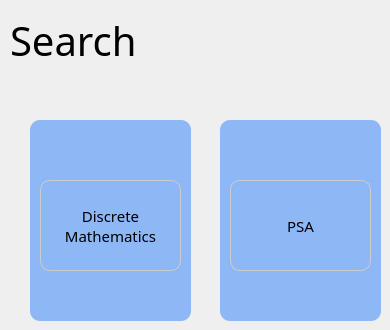
        <widget class="QWidget" name="Search_Page">
         <widget class="QLabel" name="label_7">
          <property name="geometry">
           <rect>
            <x>10</x>
            <y>10</y>
            <width>361</width>
            <height>61</height>
           </rect>
          </property>
          <property name="font">
           <font>
            <family>Myanmar Khyay</family>
            <pointsize>30</pointsize>
           </font>
          </property>
          <property name="text">
           <string>Search</string>
          </property>
         </widget>
         <widget class="QWidget" name="widget_5" native="true">
          <property name="geometry">
           <rect>
            <x>30</x>
            <y>120</y>
            <width>161</width>
            <height>201</height>
           </rect>
          </property>
          <property name="styleSheet">
           <string notr="true">background-color: #8DB7F5;
border-top-left-radius: 10px;          
border-bottom-left-radius: 10px;       
border-top-right-radius: 10px;         
border-bottom-right-radius: 10px;      

   </string>
          </property>
          <widget class="QPushButton" name="pushButton_4">
           <property name="geometry">
            <rect>
             <x>10</x>
             <y>60</y>
             <width>141</width>
             <height>91</height>
            </rect>
           </property>
           <property name="minimumSize">
            <size>
             <width>50</width>
             <height>50</height>
            </size>
           </property>
           <property name="maximumSize">
            <size>
             <width>10000</width>
             <height>10000</height>
            </size>
           </property>
           <property name="font">
            <font>
             <family>Myanmar Khyay</family>
             <pointsize>-1</pointsize>
            </font>
           </property>
           <property name="autoFillBackground">
            <bool>false</bool>
           </property>
           <property name="styleSheet">
            <string notr="true">QPushButton {
text:Hi;
    color: black;
    border: 1px solid #CCCCCC;
    padding: 10px;
    font-size: 15px;
    text-align: center; /* Center text */
}</string>
           </property>
           <property name="text">
            <string>Discrete  
Mathematics</string>
           </property>
          </widget>
         </widget>
         <widget class="QWidget" name="widget_6" native="true">
          <property name="geometry">
           <rect>
            <x>220</x>
            <y>120</y>
            <width>161</width>
            <height>201</height>
           </rect>
          </property>
          <property name="styleSheet">
           <string notr="true">background-color: #8DB7F5;
border-top-left-radius: 10px;          
border-bottom-left-radius: 10px;       
border-top-right-radius: 10px;         
border-bottom-right-radius: 10px;      

   </string>
          </property>
          <widget class="QPushButton" name="pushButton_5">
           <property name="geometry">
            <rect>
             <x>10</x>
             <y>60</y>
             <width>141</width>
             <height>91</height>
            </rect>
           </property>
           <property name="minimumSize">
            <size>
             <width>50</width>
             <height>50</height>
            </size>
           </property>
           <property name="maximumSize">
            <size>
             <width>10000</width>
             <height>10000</height>
            </size>
           </property>
           <property name="font">
            <font>
             <family>Myanmar Khyay</family>
             <pointsize>-1</pointsize>
            </font>
           </property>
           <property name="autoFillBackground">
            <bool>false</bool>
           </property>
           <property name="styleSheet">
            <string notr="true">QPushButton {
text:Hi;
    color: black;
    border: 1px solid #CCCCCC;
    padding: 10px;
    font-size: 15px;
    text-align: center; /* Center text */
}</string>
           </property>
           <property name="text">
            <string>PSA</string>
           </property>
          </widget>
         </widget>
        </widget>
